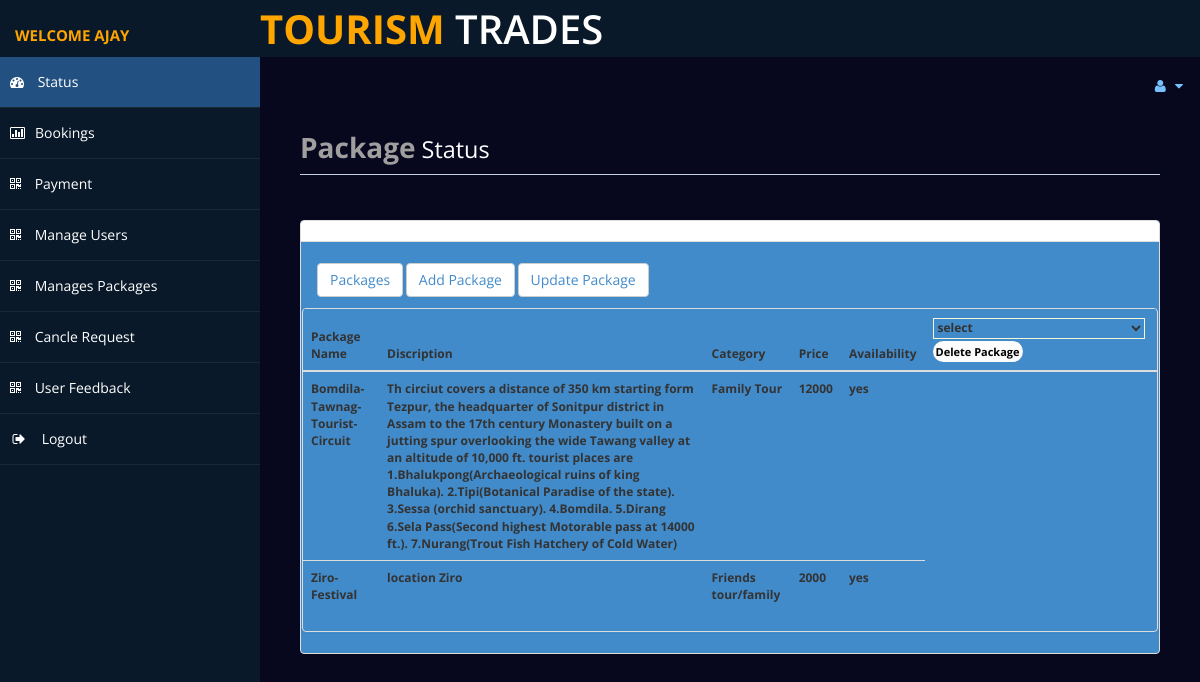
/admin/managepackage.php (signed in), run on the app's committed database.
### tables this page shows
CREATE TABLE `package` (
  `packagename` varchar(50) NOT NULL,
  `discription` varchar(500) NOT NULL,
  `category` varchar(20) NOT NULL,
  `price` varchar(10) NOT NULL,
  `Avail` varchar(100) NOT NULL
);

### admin/managepackage.php (the view, shortened to what this page needs)
<!DOCTYPE html>
<html xmlns="http://www.w3.org/1999/xhtml">
<head>
    <link href="assets/css/font-awesome.css" rel="stylesheet" />
    <link href="assets/js/morris/morris-0.4.3.min.css" rel="stylesheet" />
</head>
<body>
    <div id="wrapper">
        <nav class="navbar navbar-default top-navbar" role="navigation">
            <div class="navbar-header">
                <a class="navbar-brand" href="home.php"><b style="font-size:15px; margin-top:30px; color:orange;">WelCome  <?php echo $_SESSION["user"]; ?></b></a>
            </div><div class="tt"><b style="color:orange;">TOURISM </b>TRADES</div>
            <ul class="nav navbar-top-links navbar-right">
                <li class="dropdown">
                    <a class="dropdown-toggle" data-toggle="dropdown" href="#" aria-expanded="false">
                        <i class="fa fa-user fa-fw"></i> <i class="fa fa-caret-down"></i>
                    </a>
                </li>
            </ul>
        </nav>
        <nav class="navbar-default navbar-side" role="navigation">
            <div class="sidebar-collapse">
                <ul class="nav" id="main-menu">
                    <li>
                        <a class="active-menu" href="home.php"><i class="fa fa-dashboard"></i> Status</a>
                    </li>
					<li>
                        <a href="roombook.php"><i class="fa fa-bar-chart-o"></i>Bookings</a>
                    </li>
                    <li>
                        <a href="payment.php"><i class="fa fa-qrcode"></i> Payment</a>
                    </li>
                     <li>
                        <a href="manageuser.php"><i class="fa fa-qrcode"></i> Manage Users</a>
                    </li>
                     <li>
                        <a href="managepackage.php"><i class="fa fa-qrcode"></i> Manages Packages</a>
                    </li>
                     <li>
                        <a  href="cancle.php"><i class="fa fa-qrcode"></i> Cancle Request</a>
                    </li>
                                        <li>
                        <a  href="feedback.php"><i class="fa fa-qrcode"></i> User Feedback</a>
                    </li>
                    <li>
                        <a href="logout.php"><i class="fa fa-sign-out fa-fw"></i> Logout</a>
                    </li>
					</ul>
            </div>
        </nav>
        <div id="page-wrapper">
            <div id="page-inner">
                <div class="row">
                    <div class="col-md-12">
                        <h1 class="page-header">
                            <b><small style="color:white; font-weidth:bold;"><b style="color:#a09e9e; font-size:28px;">Package</b> Status</small></b>
                        </h1>
                    </div>
                </div>
					<div class="row">
                <div class="col-md-12">
                    <div class="panel panel-default">
                        <div class="panel-heading">
                        </div>
                        <div class="panel-body">
                            <div class="panel-group" id="accordion">
							<div class="panel panel-primary">
                                    <div class="panel-heading">
                                        <h4 class="panel-title">
                                            <a data-toggle="collapse" data-parent="#accordion" href="#collapseTwo">
											<button class="btn btn-default" type="button">
												 Packages
                                               </a>
										<button class="btn btn-default" type="button"><a href="addpackage.php">Add Package</a></button>
                                            <button class="btn btn-default" type="button"><a href="updatepackage.php">Update Package</a></button>
                                        </h4>
                                    </div>
                                    <div id="collapseTwo" class="panel-collapse in" style="height: auto;">
                                        <div class="panel-body">
                                           <div class="panel panel-default">
                        <div class="panel-body">
                            <div class=" table-responsive">
                                <table class=" table">
                                    <thead>
                                        <tr>
                                            <th>Package Name</th>
                                            <th>Discription</th>
                                            <th>Category</th>
                                            <th>Price</th>
                                            <th>Availability</th>
                                            <th><form method="post"><select name="dd" value=""><option>select
                    <?php
$cn=mysqli_connect("localhost","root","","tourismtrades");
$s="select * from package";
$result=mysqli_query($cn,$s);
while($data=mysqli_fetch_array($result))
{
		echo "<option value=$data[0]>$data[0]</option>";
}
?>
    </option></select><input type="submit" name="det" value="Delete Package" id="d1"></form></td></th>
</tr>
                                    </thead>
                                    <tbody>
									<?php
                                    $con=mysqli_connect("localhost","root","","tourismtrades");
									$tsql = "select * from package";
									$tre = mysqli_query($con,$tsql);
									while($trow=mysqli_fetch_array($tre) )
									{
											echo"<tr>
												<th>".$trow['packagename']."</th>
                                                <th>".$trow['discription']."</th>
                                                <th>".$trow['category']."</th>
                                                <th>".$trow['price']."</th>
                                                 <th>".$trow['Avail']."</th>
												  	</tr>";
									}
									?>
                                    </tbody>
                                </table>
                            </div>
                        </div>
                    </div>
                                        </div>
                                    </div>
                                </div>
                                </div>
                            </div>
                        </div>
                    </div>
                        </div>
                </div>
            </div>
        </div>
</body>
</html>

### data on the page
package: packagename "Bomdila-Tawnag-Tourist-Circuit", discription "Th circiut covers a distance of 350 km starting form Tezpur, the headquarter of Sonitpur district in Assam to the 17th century Monastery built on a jutting spur overlooking the wide Tawang valley at an altitude of 10,000 ft. tourist places are 1.Bhalukpong(Archaeological ruins of king Bhaluka). 2.Tipi(Botanical Paradise of the state). 3.Sessa (orchid sanctuary). 4.Bomdila. 5.Dirang 6.Sela Pass(Second highest Motorable pass at 14000 ft.). 7.Nurang(Trout Fish Hatchery of Cold Water)", category "Family Tour", price "12000", Avail "yes"
package: packagename "Ziro-Festival", discription "location Ziro", category "Friends tour/family", price "2000", Avail "yes"

### other printed values
$_SESSION["user"] "AJAY"
